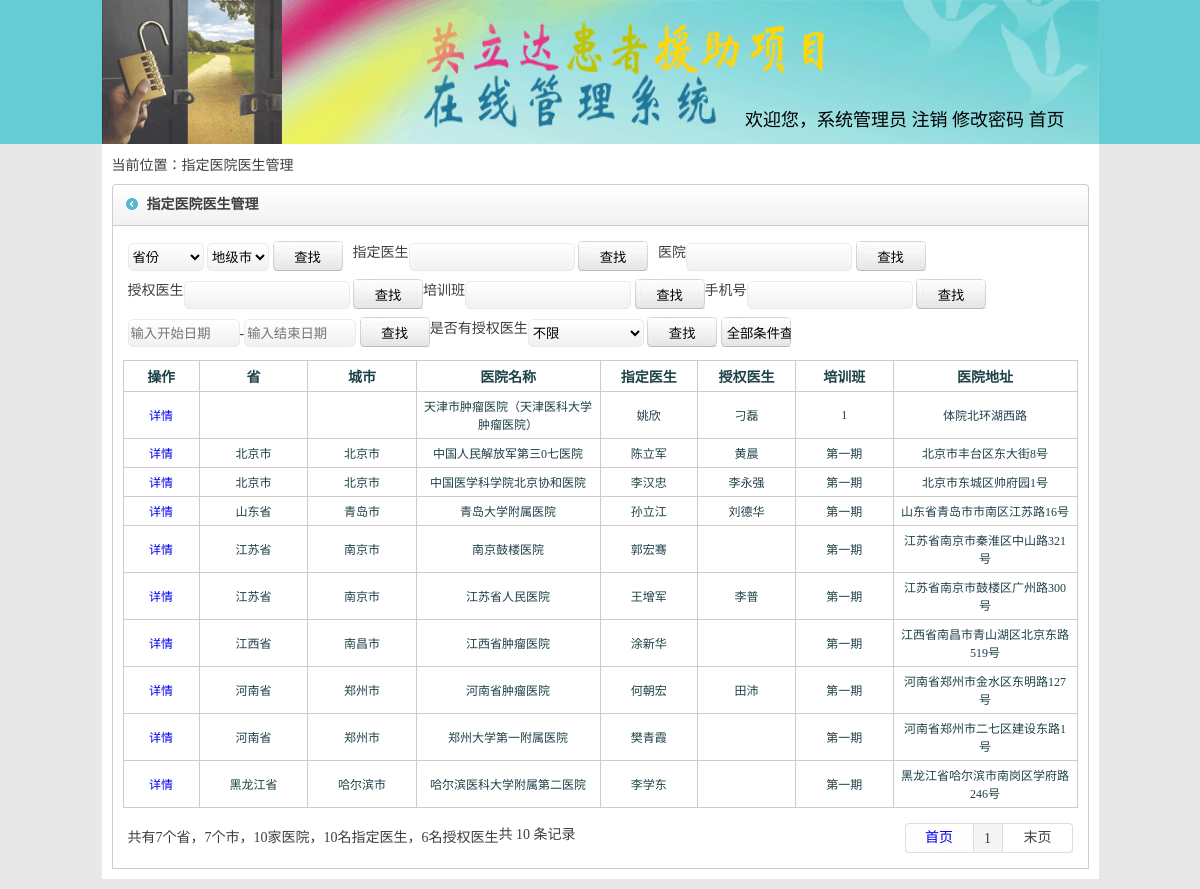
Page /cfcyyyshchx.php (signed in) on the committed database.
### tables this page shows
CREATE TABLE `yyyshdq` (
  `id` int(100) NOT NULL,
  `sheng` varchar(100) NOT NULL,
  `shengjx` varchar(10) NOT NULL,
  `yymch` varchar(100) NOT NULL,
  `yymchjx` varchar(100) NOT NULL,
  `yyksh` varchar(100) DEFAULT NULL,
  `zhdysh` varchar(100) NOT NULL,
  `zhdyshdh` varchar(100) NOT NULL,
  `zhdyshyzh` varchar(100) NOT NULL,
  `shqysh1` varchar(100) DEFAULT NULL,
  `shqyshyzh1` varchar(100) DEFAULT NULL,
  `shqyshdh1` varchar(100) DEFAULT NULL,
  `shqysh2` varchar(100) DEFAULT NULL,
  `shqyshyzh2` varchar(100) DEFAULT NULL,
  `shqyshdh2` varchar(100) DEFAULT NULL,
  `shqysh3` varchar(100) DEFAULT NULL,
  `shqyshyzh3` varchar(100) DEFAULT NULL,
  `shqyshdh3` varchar(100) DEFAULT NULL,
  `yshpxqsh` varchar(100) NOT NULL,
  `yshpxrq` varchar(100) NOT NULL,
  `yydhz` varchar(100) NOT NULL,
  `yhszht` varchar(100) NOT NULL,
  `yyzhdyf` varchar(100) NOT NULL,
  `shfjshhf` varchar(100) NOT NULL,
  `shi` varchar(100) NOT NULL,
  `shijx` varchar(100) NOT NULL,
  `qu` varchar(100) NOT NULL,
  `qujx` varchar(100) NOT NULL,
  `zhlbzh` varchar(100) DEFAULT NULL,
  `zhdyshdh2` varchar(255) DEFAULT '',
  `zhdyshemail` varchar(255) DEFAULT '',
  `shqyshemail` varchar(255) DEFAULT ''
);

### cfcyyyshchx.php (the view, shortened to what this page needs)
<?php session_start();
$pagesize=10;
$html_title="指定医院医生管理";
include('spap_head.php');
  $tjzshsql = "select COUNT(DISTINCT sheng),COUNT(DISTINCT shi),COUNT(DISTINCT yymch),COUNT(DISTINCT zhdyshdh),COUNT(DISTINCT shqysh1),COUNT(DISTINCT shqysh2),COUNT(DISTINCT shqysh3) from `yyyshdq` where `yhszht`='1'";
  $tjzshQuery_ID = mysql_query($tjzshsql);
  $shqyshtjfsh=0;
  while($tjzshRecord = mysql_fetch_array($tjzshQuery_ID)){
  $shengshz=$tjzshRecord[0];
  $shishz=$tjzshRecord[1];
  $yymchshz=$tjzshRecord[2];
  $zhdyshshz=$tjzshRecord[3];
  if($tjzshRecord[4]>1){$shqyshtjfsh+=1;}
  if($_GET[shfyshqysh]!=1&&$shqyshtjfsh<3){$shqyshtjfsh=3;}
  $shqyshshz=$tjzshRecord[4]+$tjzshRecord[5]+$tjzshRecord[6]-$shqyshtjfsh;
  }
?>
  <div class="main"><?php ?>
    <div class="insmain">
      <div class="thislink">当前位置：<a href="cfcyyyshchx.php"><?php echo $html_title;?></a></div>
      <div class="inwrap flt top">
        <div class="title w977 flt">
          <strong><?php echo $html_title;?></strong><span></span>
        </div>
        <div class="incontact w955 flt">
          <table width="100%" border="0" cellspacing="0" cellpadding="5">
            <tr>
              <td>
                <div class="insinsins">
                  <span>
  <select id="s_province" name="sheng" class="grd-white2"></select>
  <select id="s_city" name="shi" class="grd-white2"></select>
  <input type="button" value="查找" onclick="chazhao();" class="uusub2" />
                  </span>
                </div>
                <div class="insinsins">
<label>指定医生</label><span>
<input type="text" name="ysh" id="ysh" value="<?php echo $_GET[ysh];?>" class="grd-white" style="width: 160px"/>
<input type="button" value="查找" onclick="chazhao();" class="uusub2" /></span>
                </div>
                <div class="insinsins">
<label>医院</label><span><input type="text" name="yy" id="yy" value="<?php echo $_GET[yy];?>" class="grd-white" style="width: 160px"/>
<input type="button" value="查找" onclick="chazhao();" class="uusub2" /></span>
                </div>
                <div class="insinsins">
<label>授权医生</label><span><input type="text" name="shqysh" id="shqysh" value="<?php echo $_GET[shqysh];?>" class="grd-white" style="width: 160px"/>
<input type="button" value="查找" onclick="chazhao();" class="uusub2" /></span>
<label>培训班</label><span><input type="text" name="pxb" id="pxb" value="<?php echo $_GET[pxb];?>" class="grd-white" style="width: 160px"/>
<input type="button" value="查找" onclick="chazhao();" class="uusub2" /></span>
<label>手机号</label><span><input type="text" name="shj" id="shj" value="<?php echo $_GET[shj];?>" class="grd-white" style="width: 160px"/>
<input type="button" value="查找" onclick="chazhao();" class="uusub2" /></span>
                </div>
                <div class="insinsins" style="width:100%;">
<span><input type="text" id="ZuizaoJiehunRiqi" name="ZuizaoJiehunRiqi" readonly="readonly" style="width: 106px" placeholder="输入开始日期" size="12" value="" class="grd-white" />-<input type="text" id="ZuiwanJiehunRiqi" name="ZuiwanJiehunRiqi" style="width: 106px" readonly="readonly" placeholder="输入结束日期" size="12" value="" class="grd-white" />
<input type="button" value="查找" onclick="chazhao();" class="uusub2" /></span>
<label>是否有授权医生</label><span><select id="shfyshqysh" name="shfyshqysh" style="width: 116px;" class="grd-white2">
  <option <?php if($_GET[shfyshqysh]==""){echo "selected=\"selected\"";}?> value="">不限</option>
	</select>
<input type="button" value="查找" onclick="chazhao();" class="uusub2" />
<input type="button" value="全部条件查找" onclick="chazhao();" class="uusub2" /></span>
                </div>
              </td>
            </tr>
          </table>
          <table width="100%" border="0" cellpadding="5" cellspacing="1" bgcolor="#cdcdcd">
            <tr style="color:#1f4248; font-weight:bold; height:30px;">
              <td width="7%" align="center" bgcolor="#FFFFFF">操作</td>
              <td width="10%" align="center" bgcolor="#FFFFFF">省</td>
              <td width="10%" align="center" bgcolor="#FFFFFF">城市</td>
              <td width="17%" align="center" bgcolor="#FFFFFF">医院名称</td>
              <td width="9%" align="center" bgcolor="#FFFFFF">指定医生</td>
              <td width="9%" align="center" bgcolor="#FFFFFF">授权医生</td>
              <td width="9%" align="center" bgcolor="#FFFFFF">培训班</td>
              <td width="17%" align="center" bgcolor="#FFFFFF">医院地址</td>
            </tr>
<?php
  $sql = "select * from `yyyshdq`  where `yhszht`='1'";
  $sql .= " order by sheng ASC,shi ASC,yymch ASC limit $page $pagesize ";
  $Query_ID = mysql_query($sql);
  while($Record = mysql_fetch_array($Query_ID)){
      $shqyshshl=0;
      if($Record[9]!=''){$shqyshshl++;}
      if($shqyshshl==0){$shqyshshl="";}else{$shqyshshl=",".$shqyshshl;}
      if($Record[1]==$Record[24]){$yyshengshi=$Record[1];}else{$yyshengshi=$Record[1].$Record[24];}
?>
            <tr style="color:#1f4248; font-size:12px;">
              <td align="center" bgcolor="#FFFFFF"><a href="cfcyyyshchxxx.php?id=<?php echo $Record[0];?>">详情</a></td>
              <td align="center" bgcolor="#FFFFFF"><?php echo $Record[1];?></td>
              <td align="center" bgcolor="#FFFFFF"><?php echo $Record[24];?></td>
              <td align="center" bgcolor="#FFFFFF"><?php echo $Record[3];?></td>
              <td align="center" bgcolor="#FFFFFF"><a onclick="qzyzh('<?php echo$Record[8].$shqyshshl;?>')"><?php echo $Record[6];?></a></td>
              <td align="center" bgcolor="#FFFFFF"><?php echo $Record[9]." ".$Record[12]." ".$Record[15];?></td>
              <td align="center" bgcolor="#FFFFFF"><?php echo $Record[18];?></td>
              <td align="center" bgcolor="#FFFFFF"><?php echo $yyshengshi.$Record[26].$Record[20];?></td>
            </tr>
<?php
}
?>
          </table>
          <table width="100%" border="0" cellspacing="0" cellpadding="5" class="top">
            <tr>
              <td>
                <div class="pageleft"><?php echo "共有".$shengshz."个省，".$shishz."个市，".$yymchshz."家医院，".$zhdyshshz."名指定医生，".$shqyshshz."名授权医生 ";?></div>
           <?php
include('pagefy.php');
          ?>
              </td>
            </tr>
          </table>
        </div>
      </div>
    </div>
  </div><?php ?>
</div><?php ?>
</body>
</html>

### style/style.css (style rules this page uses)
.wrap .main { width:997px; margin:0 auto; }
.wrap .main .insmain { width:977px; margin:0 auto; color:#3f3f3f; height:auto; float:left; padding:10px; background:#ffffff; margin-bottom:10px; }
.w977 { width:977px; }
.w955 { width:955px; }
.flt { float:left; }
.wrap .main .insmain .thislink a { color:#3f3f3f; }
.wrap .main .insmain .inwrap { width:977px; }
.top { margin-top:10px; }
.wrap .main .insmain .inwrap .title { background:url(../images/main_title_bg.gif) right top no-repeat; height:42px; vertical-align:middle; line-height:42px; }
.wrap .main .insmain .inwrap .title strong { width:auto; float:left; padding-left:35px; background:url(../images/main_title_bg.gif) left top no-repeat; }
.wrap .main .insmain .inwrap .incontact { border-left:1px #cdcdcd solid; border-right:1px #cdcdcd solid; padding:10px; border-bottom:1px #cdcdcd solid; }
.wrap .main .insmain .inwrap .incontact .insinsins { width:auto; float:left; height:auto; margin-bottom:8px; margin-right:10px; }
.wrap .main .insmain .inwrap .incontact .insinsins label { line-height:24px; vertical-align:middle; float:left; }
.wrap .main .insmain .inwrap .incontact .insinsins span { line-height:24px; vertical-align:middle; float:left; }
.grd-white { background: #ffffff; height:24px; background: -moz-linear-gradient(top, #ffffff 0%, #f1f1f1 100%); background: -webkit-gradient(linear, left top, left bottom, color-stop(0%,#ffffff), color-stop(100%,#f1f1f1)); background: -webkit-linear-gradient(top, #ffffff 0%,#f1f1f1 100%); background: -o-linear-gradient(top, #ffffff 0%,#f1f1f1 100%); background: -ms-linear-gradient(top, #ffffff 0%,#f1f1f1 100%); background: linear-gradient(to bottom, #ffffff 0%,#f1f1f1 100%); filter: progid:DXImageTransform.Microsoft.gradient( startColorstr='#ffffff', endColorstr='#f1f1f1',GradientType=0 ); border: 1px solid #eaeaea; border-radius: 5px; }
.grd-white2 { background: #ffffff; height:28px; background: -moz-linear-gradient(top, #ffffff 0%, #f1f1f1 100%); background: -webkit-gradient(linear, left top, left bottom, color-stop(0%,#ffffff), color-stop(100%,#f1f1f1)); background: -webkit-linear-gradient(top, #ffffff 0%,#f1f1f1 100%); background: -o-linear-gradient(top, #ffffff 0%,#f1f1f1 100%); background: -ms-linear-gradient(top, #ffffff 0%,#f1f1f1 100%); background: linear-gradient(to bottom, #ffffff 0%,#f1f1f1 100%); filter: progid:DXImageTransform.Microsoft.gradient( startColorstr='#ffffff', endColorstr='#f1f1f1',GradientType=0 ); border: 1px solid #eaeaea; border-radius: 5px; }
.pageleft { width:auto; height:30px; line-height:30px; vertical-align:middle; float:left; }
.uusub2 { background:url(../images/sub02.jpg) top left no-repeat; width:70px; height:30px; border:0px; }

### style/master.css (style rules this page uses)
body { margin-left: 0px; margin-top: 0px; margin-right: 0px; margin-bottom: 0px; }
a:link { text-decoration: none; }

### rows in the picture
yyyshdq: yymch "天津市肿瘤医院（天津医科大学肿瘤医院）", zhdysh "姚欣", shqysh1 "刁磊", yshpxqsh "1", yydhz "体院北环湖西路"
yyyshdq: sheng "北京市", shi "北京市", yymch "中国人民解放军第三0七医院", zhdysh "陈立军", shqysh1 "黄晨", yshpxqsh "第一期", qu "丰台区", yydhz "东大街8号"
yyyshdq: sheng "北京市", shi "北京市", yymch "中国医学科学院北京协和医院", zhdysh "李汉忠", shqysh1 "李永强", yshpxqsh "第一期", qu "东城区", yydhz "帅府园1号"
yyyshdq: sheng "山东省", shi "青岛市", yymch "青岛大学附属医院", zhdysh "孙立江", shqysh1 "刘德华", yshpxqsh "第一期", yyshengshi "山东省青岛市", qu "市南区", yydhz "江苏路16号"
yyyshdq: sheng "江苏省", shi "南京市", yymch "南京鼓楼医院", zhdysh "郭宏骞", yshpxqsh "第一期", yyshengshi "江苏省南京市", qu "秦淮区", yydhz "中山路321号"
yyyshdq: sheng "江苏省", shi "南京市", yymch "江苏省人民医院", zhdysh "王增军", shqysh1 "李普", yshpxqsh "第一期", yyshengshi "江苏省南京市", qu "鼓楼区", yydhz "广州路300号"
yyyshdq: sheng "江西省", shi "南昌市", yymch "江西省肿瘤医院", zhdysh "涂新华", yshpxqsh "第一期", yyshengshi "江西省南昌市", qu "青山湖区", yydhz "北京东路519号"
yyyshdq: sheng "河南省", shi "郑州市", yymch "河南省肿瘤医院", zhdysh "何朝宏", shqysh1 "田沛", yshpxqsh "第一期", yyshengshi "河南省郑州市", qu "金水区", yydhz "东明路127号"
yyyshdq: sheng "河南省", shi "郑州市", yymch "郑州大学第一附属医院", zhdysh "樊青霞", yshpxqsh "第一期", yyshengshi "河南省郑州市", qu "二七区", yydhz "建设东路1号"
yyyshdq: sheng "黑龙江省", shi "哈尔滨市", yymch "哈尔滨医科大学附属第二医院", zhdysh "李学东", yshpxqsh "第一期", yyshengshi "黑龙江省哈尔滨市", qu "南岗区", yydhz "学府路246号"

### other values in the picture
$_SESSION[yhname] "系统管理员"
$html_title "指定医院医生管理"
$shengshz "7"
$shishz "7"
$yymchshz "10"
$zhdyshshz "10"
$shqyshshz "6"
$num "10"
